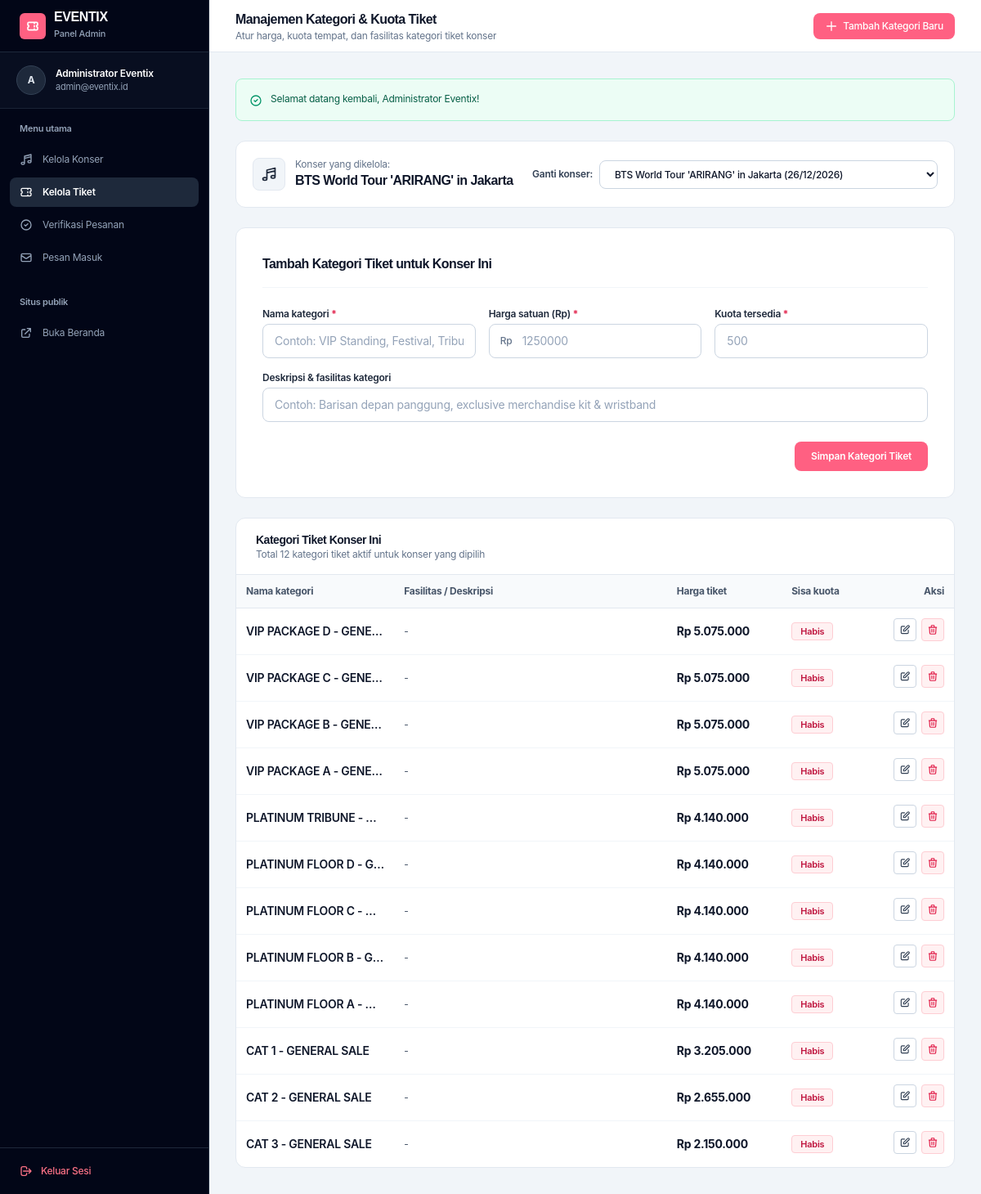
Page /admin/tickets.php?id_event=23 (signed in) on the earlier database version.
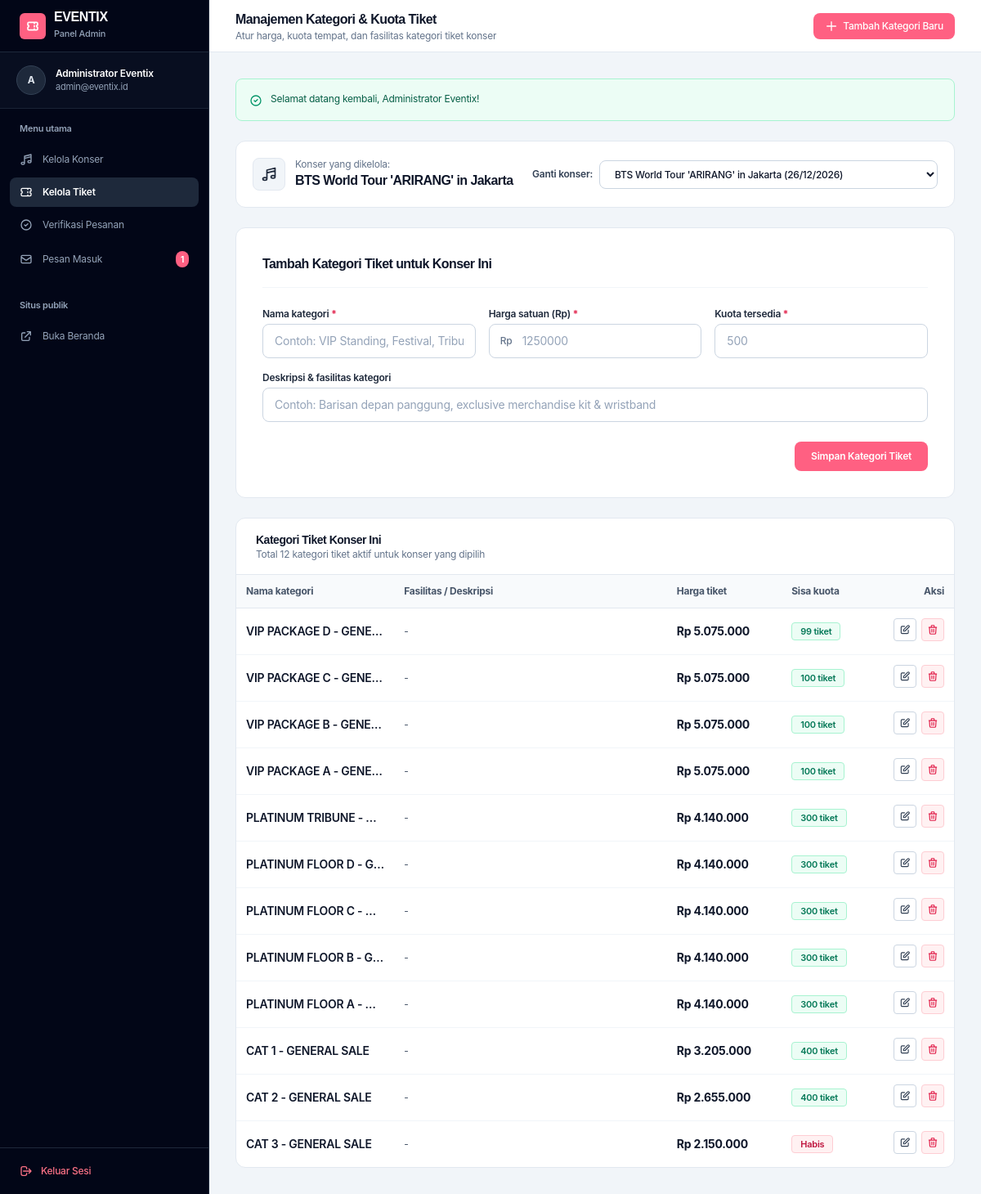
Same page on the later database version.
### tables this page shows
CREATE TABLE `tiket` (
  `id_tiket` int(11) NOT NULL AUTO_INCREMENT,
  `id_event` int(11) NOT NULL,
  `kategori` varchar(50) NOT NULL,
  `deskripsi` text DEFAULT NULL,
  `kuota_tersedia` int(11) NOT NULL DEFAULT 0,
  `harga` decimal(12,2) NOT NULL,
  PRIMARY KEY (`id_tiket`),
  KEY `fk_tiket_event` (`id_event`),
  CONSTRAINT `fk_tiket_event` FOREIGN KEY (`id_event`) REFERENCES `event` (`id_event`) ON DELETE CASCADE
);

### config/app.php (called while the page is built, shortened)
<?php
function url(string $path = ''): string
{
    $cleanPath = ltrim($path, '/');
    return BASE_URL . ($cleanPath !== '' ? '/' . $cleanPath : '');
}
function asset(string $path = ''): string
{
    $cleanPath = ltrim($path, '/');
    $fileSystemPath = __DIR__ . '/../assets/' . $cleanPath;
    $version = file_exists($fileSystemPath) ? '?v=' . filemtime($fileSystemPath) : '';
    return url('assets/' . $cleanPath) . $version;
}
function formatRupiah(float|int|string $angka): string
{
    $numeric = (float)$angka;
    return 'Rp ' . number_format($numeric, 0, ',', '.');
}

### admin/tickets.php (the view, shortened to what the changed rows need)
<?php
require_once __DIR__ . '/../config/app.php';
$selectedEventId = filter_input(INPUT_GET, 'id_event', FILTER_VALIDATE_INT) ?: 0;
try {
    $stmtEvents = $pdo->query("SELECT id_event, nama_event, tanggal_event, venue FROM event ORDER BY tanggal_event ASC");
    $allEvents = $stmtEvents->fetchAll(PDO::FETCH_ASSOC);
    $selectedEvent = null;
    foreach ($allEvents as $ev) {
        if ((int)$ev['id_event'] === $selectedEventId) {
            $selectedEvent = $ev;
            break;
        }
    }
    $tickets = [];
    if ($selectedEventId > 0) {
        $stmtTickets = $pdo->prepare("SELECT * FROM tiket WHERE id_event = :id ORDER BY harga DESC");
        $stmtTickets->execute([':id' => $selectedEventId]);
        $tickets = $stmtTickets->fetchAll(PDO::FETCH_ASSOC);
    }
} catch (PDOException $e) {
    error_log("[Admin Tickets Error] " . $e->getMessage());
    $allEvents = [];
    $tickets = [];
}
?>
<!DOCTYPE html>
<html lang="id" class="h-full">
<head>
    <script src="https://cdn.tailwindcss.com"></script>
    <link rel="stylesheet" href="<?= asset('css/style.css') ?>">
</head>
<body class="h-full flex bg-slate-100 text-slate-900 antialiased">
    <?php include __DIR__ . '/../components/admin_sidebar.php'; ?>
    <div class="flex-1 flex flex-col min-w-0 overflow-y-auto">
        <header class="h-16 bg-white border-b border-slate-200 px-4 sm:px-6 lg:px-8 flex items-center justify-between shrink-0 sticky top-0 z-30 gap-3">
            <div class="flex items-center gap-3 min-w-0">
                <div class="min-w-0">
                    <h1 class="text-sm sm:text-base font-bold text-slate-900 font-heading truncate">Manajemen Kategori & Kuota Tiket</h1>
                </div>
            </div>
        </header>
        <main class="p-4 sm:p-6 lg:p-8 space-y-6 max-w-7xl w-full mx-auto">
            <div class="bg-white rounded-xl p-5 border border-slate-200 shadow-xs flex flex-col sm:flex-row sm:items-center justify-between gap-4">
                <div class="flex items-center gap-3">
                    <div>
                        <h2 class="text-base font-bold text-slate-900 font-heading">
                            <?= htmlspecialchars($selectedEvent['nama_event'] ?? 'Pilih Konser', ENT_QUOTES, 'UTF-8') ?>
                        </h2>
                    </div>
                </div>
            </div>
            <div class="bg-white rounded-xl border border-slate-200 shadow-xs overflow-hidden">
                <div class="w-full overflow-x-auto lg:overflow-hidden">
                    <table class="w-full min-w-[620px] lg:min-w-0 lg:table-fixed text-left border-collapse text-xs">
                        <thead>
                            <tr class="bg-slate-50 border-b border-slate-200 text-slate-600 font-semibold">
                                <th class="py-3 px-3 w-[22%]">Nama kategori</th>
                                <th class="py-3 px-3 w-[38%]">Fasilitas / Deskripsi</th>
                                <th class="py-3 px-3 w-[16%]">Harga tiket</th>
                                <th class="py-3 px-3 w-[12%]">Sisa kuota</th>
                                <th class="py-3 px-3 w-[12%] text-right">Aksi</th>
                            </tr>
                        </thead>
                        <tbody class="divide-y divide-slate-100">
                            <?php if (empty($tickets)): ?>
                                <tr>
                                    <td colspan="5" class="py-8 text-center text-slate-400 italic">Belum ada kategori tiket untuk konser ini. Silakan tambahkan pada formulir di atas.</td>
                                </tr>
                            <?php else: ?>
                                <?php foreach ($tickets as $t):
                                    $idT = (int)$t['id_tiket'];
                                    $quota = (int)$t['kuota_tersedia'];
                                ?>
                                    <tr class="hover:bg-slate-50/75 transition-colors">
                                        <td class="py-3 px-3 font-semibold text-slate-900 text-sm truncate">
                                            <?= htmlspecialchars($t['kategori'], ENT_QUOTES, 'UTF-8') ?>
                                        </td>
                                        <td class="py-3 px-3 text-slate-600 truncate" title="<?= htmlspecialchars($t['deskripsi'] ?? '', ENT_QUOTES, 'UTF-8') ?>">
                                            <?= !empty($t['deskripsi']) ? htmlspecialchars($t['deskripsi'], ENT_QUOTES, 'UTF-8') : '-' ?>
                                        </td>
                                        <td class="py-3 px-3 whitespace-nowrap font-bold text-slate-900 text-sm">
                                            <?= formatRupiah($t['harga']) ?>
                                        </td>
                                        <td class="py-3 px-3 whitespace-nowrap">
                                            <?php if ($quota <= 0): ?>
                                                <span class="inline-block px-2.5 py-0.5 rounded text-[11px] font-semibold bg-rose-50 text-rose-700 border border-rose-200">
                                                    Habis
                                                </span>
                                            <?php elseif ($quota <= 50): ?>
                                                <span class="inline-block px-2.5 py-0.5 rounded text-[11px] font-semibold bg-amber-50 text-amber-700 border border-amber-200">
                                                    <?= number_format($quota, 0, ',', '.') ?> tersisa
                                                </span>
                                            <?php else: ?>
                                                <span class="inline-block px-2.5 py-0.5 rounded text-[11px] font-semibold bg-emerald-50 text-emerald-700 border border-emerald-200">
                                                    <?= number_format($quota, 0, ',', '.') ?> tiket
                                                </span>
                                            <?php endif; ?>
                                        </td>
                                        <td class="py-3 px-3 text-right whitespace-nowrap">
                                            <div class="inline-flex items-center justify-end gap-1.5">
                                                <a href="<?= url('admin/tickets.php?id_event=' . $selectedEventId . '&edit=' . $idT . '#form-tiket') ?>"
                                                   class="p-1.5 rounded border border-slate-300 hover:bg-slate-100 text-slate-700 transition-colors"
                                                   title="Edit Kategori">
                                                    <svg class="w-3.5 h-3.5" fill="none" stroke="currentColor" viewBox="0 0 24 24">
                                                        <path stroke-linecap="round" stroke-linejoin="round" stroke-width="2" d="M11 5H6a2 2 0 00-2 2v11a2 2 0 002 2h11a2 2 0 002-2v-5m-1.414-9.414a2 2 0 112.828 2.828L11.828 15H9v-2.828l8.586-8.586z" />
                                                    </svg>
                                                </a>
                                                <form action="<?= url('actions/admin_ticket_delete.php') ?>"
                                                      method="POST"
                                                      onsubmit="return confirm('Apakah Anda yakin ingin menghapus kategori tiket \'<?= htmlspecialchars(addslashes($t['kategori']), ENT_QUOTES, 'UTF-8') ?>\'?');"
                                                      class="inline">
                                                    <button type="submit"
                                                            class="p-1.5 rounded border border-rose-200 bg-rose-50 hover:bg-rose-100 text-rose-600 transition-colors"
                                                            title="Hapus Kategori">
                                                        <svg class="w-3.5 h-3.5" fill="none" stroke="currentColor" viewBox="0 0 24 24">
                                                            <path stroke-linecap="round" stroke-linejoin="round" stroke-width="2" d="M19 7l-.867 12.142A2 2 0 0116.138 21H7.862a2 2 0 01-1.995-1.858L5 7m5 4v6m4-6v6m1-10V4a1 1 0 00-1-1h-4a1 1 0 00-1 1v3M4 7h16" />
                                                        </svg>
                                                    </button>
                                                </form>
                                            </div>
                                        </td>
                                    </tr>
                                <?php endforeach; ?>
                            <?php endif; ?>
                        </tbody>
                    </table>
                </div>
            </div>
        </main>
    </div>
</body>
</html>

### components/admin_sidebar.php (shortened to what the changed rows need)
<?php
$currentFile = basename($_SERVER['SCRIPT_NAME'] ?? '');
?>
<aside id="admin-sidebar"
       class="fixed inset-y-0 left-0 z-50 w-64 bg-slate-950 text-slate-300 flex flex-col shrink-0 min-h-screen border-r border-slate-800 transform -translate-x-full lg:translate-x-0 lg:static transition-transform duration-200 ease-in-out shadow-xl lg:shadow-none">
    <nav class="flex-1 px-3 py-4 space-y-1 text-xs">
        <a href="<?= url('admin/messages.php') ?>"
           class="flex items-center justify-between px-3 py-2.5 rounded-lg transition-colors <?= ($currentFile === 'messages.php') ? 'bg-slate-800 text-white font-semibold' : 'text-slate-400 hover:text-white hover:bg-slate-900' ?>">
            <div class="flex items-center gap-3 min-w-0">
                <svg class="w-4 h-4 shrink-0" fill="none" stroke="currentColor" viewBox="0 0 24 24">
                    <path stroke-linecap="round" stroke-linejoin="round" stroke-width="2" d="M3 8l7.89 5.26a2 2 0 002.22 0L21 8M5 19h14a2 2 0 002-2V7a2 2 0 00-2-2H5a2 2 0 00-2 2v10a2 2 0 002 2z" />
                </svg>
                <span>Pesan Masuk</span>
            </div>
            <?php
            try {
                $unreadStmt = $pdo->query("SELECT COUNT(*) FROM pesan_kontak WHERE status = 'belum_dibaca'");
                $unreadCount = (int)$unreadStmt->fetchColumn();
                if ($unreadCount > 0): ?>
                    <span class="px-1.5 py-0.5 rounded-full text-[10px] font-bold bg-[#FF6082] text-white">
                        <?= $unreadCount ?>
                    </span>
                <?php endif;
            } catch (Exception $e) {}
            ?>
        </a>
    </nav>
</aside>

Differences in the rows shown:
changed tiket "VIP PACKAGE D - GENE…": kuota_tersedia (not shown) → "99"; kuota_tersedia "Habis" → "tiket"
changed tiket "VIP PACKAGE C - GENE…": kuota_tersedia (not shown) → "100"; kuota_tersedia "Habis" → "tiket"
changed tiket "VIP PACKAGE B - GENE…": kuota_tersedia (not shown) → "100"; kuota_tersedia "Habis" → "tiket"
changed tiket "VIP PACKAGE A - GENE…": kuota_tersedia (not shown) → "100"; kuota_tersedia "Habis" → "tiket"
changed tiket "PLATINUM TRIBUNE -…": kuota_tersedia (not shown) → "300"; kuota_tersedia "Habis" → "tiket"
changed tiket "PLATINUM FLOOR D - G…": kuota_tersedia (not shown) → "300"; kuota_tersedia "Habis" → "tiket"
changed tiket "PLATINUM FLOOR C -…": kuota_tersedia (not shown) → "300"; kuota_tersedia "Habis" → "tiket"
changed tiket "PLATINUM FLOOR B - G…": kuota_tersedia (not shown) → "300"; kuota_tersedia "Habis" → "tiket"
changed tiket "PLATINUM FLOOR A - G…": kuota_tersedia (not shown) → "300"; kuota_tersedia "Habis" → "tiket"
changed tiket "CAT 1 - GENERAL SALE": kuota_tersedia (not shown) → "400"; kuota_tersedia "Habis" → "tiket"
changed tiket "CAT 2 - GENERAL SALE": kuota_tersedia (not shown) → "400"; kuota_tersedia "Habis" → "tiket"
Other differences:
$unreadCount: (not shown) → "1"
